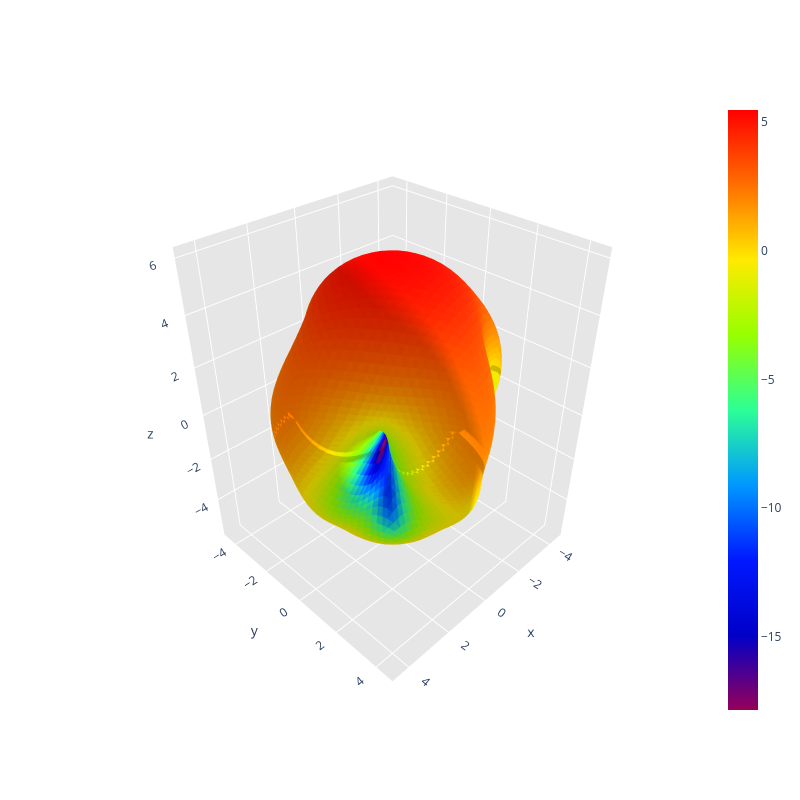

The code cell stored with this chart in its notebook:
### Code cell
print("Calculating radiation intensity distribution over sphere surface...")
radiation_intensity_distribution_over_sphere_surface(path.mat_mesh2, path.mat_current, filename_sphere_dense, mode='radiation')

### Figure 1 — Plotly figure (JSON) as saved in the notebook; plotly's stock layout.template omitted (floating-point values rounded to 4 significant figures; data arrays with more than 128 entries replaced by an {"elided": "..."} marker saying what was removed)
{"data": [{"facecolor": {"elided": "8000 str values"}, "i": {"elided": "8000 int values"}, "j": {"elided": "8000 int values"}, "k": {"elided": "8000 int values"}, "name": "", "type": "mesh3d", "x": {"elided": "4002 float values"}, "y": {"elided": "4002 float values"}, "z": {"elided": "4002 float values"}}, {"hoverinfo": "none", "marker": {"color": [-17.85, 5.471], "colorscale": [[0, "rgb(150, 0, 90)"], [0.125, "rgb(0, 0, 200)"], [0.25, "rgb(0, 25, 255)"], [0.375, "rgb(0, 152, 255)"], [0.5, "rgb(44, 255, 150)"], [0.625, "rgb(151, 255, 0)"], [0.75, "rgb(255, 234, 0)"], [0.875, "rgb(255, 111, 0)"], [1, "rgb(255, 0, 0)"]], "showscale": true, "size": 0.1}, "mode": "markers", "showlegend": false, "type": "scatter3d", "x": [0.3696], "y": [0.2685], "z": [5.964]}], "layout": {"height": 800, "scene": {"aspectratio": {"x": 0.7791, "y": 0.7792, "z": 1}, "xaxis": {"backgroundcolor": "rgb(230, 230, 230)", "gridcolor": "rgb(255, 255, 255)", "showbackground": true, "zerolinecolor": "rgb(255, 255, 255)"}, "yaxis": {"backgroundcolor": "rgb(230, 230, 230)", "gridcolor": "rgb(255, 255, 255)", "showbackground": true, "zerolinecolor": "rgb(255, 255, 255)"}, "zaxis": {"backgroundcolor": "rgb(230, 230, 230)", "gridcolor": "rgb(255, 255, 255)", "showbackground": true, "zerolinecolor": "rgb(255, 255, 255)"}}, "title": {"text": ""}, "width": 800}}
